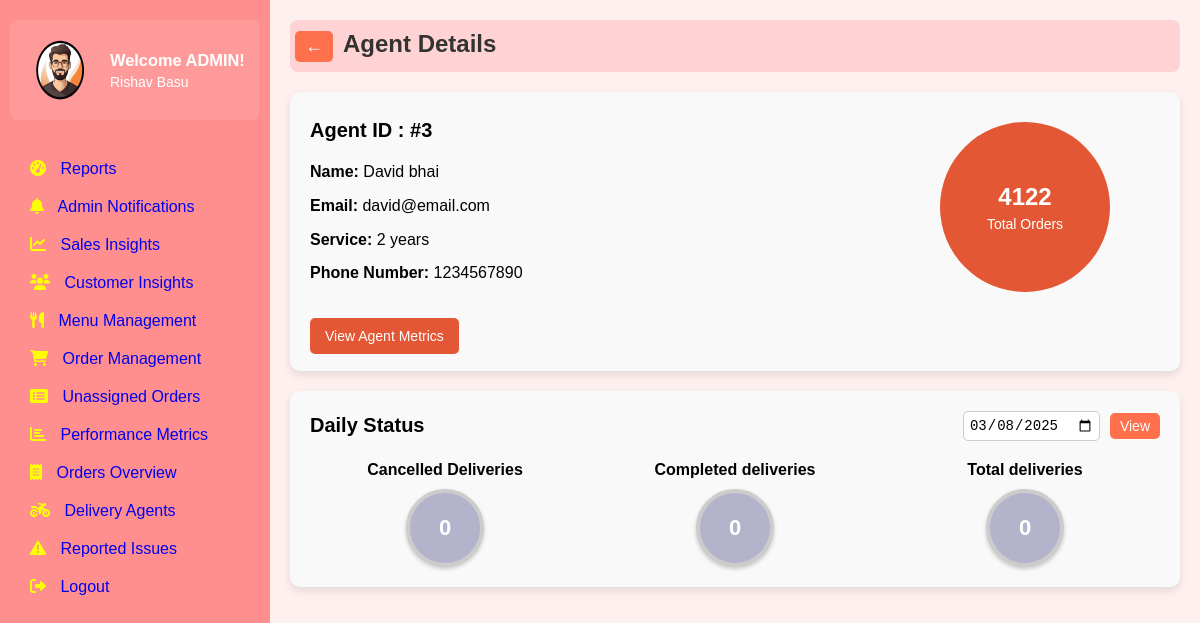
The page /staff/3 (signed in) on the database its author committed.
### tables this page shows
CREATE TABLE users (
        user_id INTEGER PRIMARY KEY AUTOINCREMENT,
        email TEXT UNIQUE NOT NULL,
        password_hash TEXT NOT NULL,
        full_name TEXT,
        phone_number TEXT,
        created_at TIMESTAMP DEFAULT CURRENT_TIMESTAMP,
        updated_at TIMESTAMP DEFAULT CURRENT_TIMESTAMP,
        last_login TIMESTAMP,
        is_active BOOLEAN DEFAULT TRUE,
        is_admin INTEGER DEFAULT 0,
        is_delivery_boy INTEGER DEFAULT 0,
        role_id INTEGER,
        FOREIGN KEY(role_id) REFERENCES roles(role_id)
    );

CREATE TABLE Delivery_agents (
        id INTEGER PRIMARY KEY,
        name TEXT NOT NULL,
        status TEXT NOT NULL,
        FOREIGN KEY (id) REFERENCES Users(user_id),
        FOREIGN KEY (name) REFERENCES Users(full_name)
    );

### app.py (the view)
@app.route('/staff/<agent_id>')
def staff_details(agent_id):
    if not is_admin():
        flash('Access denied. Admins only.', 'error')
        return redirect(url_for('signin'))
    conn = get_db_connection()
    staff = conn.execute('''SELECT da.*, u.email, u.phone_number, u.created_at, da.name as full_name, u.user_id
        FROM Delivery_agents da
        JOIN Users u ON da.id = u.user_id
        WHERE da.id = ?''', (agent_id,)).fetchone()
    if not staff:
        conn.close()
        return "Staff member not found", 404
    created_date = datetime.strptime(staff['created_at'], '%Y-%m-%d %H:%M:%S')
    years_of_service = relativedelta(datetime.now(), created_date).years
    total_orders = conn.execute('''SELECT COUNT(*) as count FROM Delivery WHERE Delivery_Agent_ID = ?
    ''', (agent_id,)).fetchone()['count']
    selected_date = request.args.get('date', date.today().isoformat())
    metrics = conn.execute('''SELECT
            COUNT(CASE WHEN Status = 'Cancelled' THEN 1 END) as cancelled_deliveries,
            COUNT(CASE WHEN Status IN ('Delivered on time', 'Delivered delayed') THEN 1 END) as completed_deliveries,
            COUNT(*) as total_deliveries
        FROM Delivery
        WHERE Delivery_Agent_ID = ?
        AND DATE(Pickup_time) = DATE(?)
    ''', (agent_id, selected_date)).fetchone()
    staff_dict = dict(staff)
    metrics_dict = dict(metrics)
    conn.close()
    return render_template('staff_details.html',user=staff_dict,years_of_service=years_of_service,total_orders=total_orders,
                         metrics=metrics_dict,selected_date=selected_date)

### app.py (called while the page is built)
def is_admin():
    user_email = session.get('user')
    if not user_email:
        print("No user in session")
        return False
    conn = get_db()
    cursor = conn.cursor()
    cursor.execute('SELECT is_admin FROM Users WHERE email = ?', (user_email,))
    user = cursor.fetchone()
    conn.close()
    if user:
        print(f"User {user_email} is {'an admin' if user['is_admin'] == 1 else 'not an admin'}")
    return user and user['is_admin'] == 1

@app.teardown_appcontext
def close_connection(exception):
    db = getattr(g, '_database', None)
    if db is not None:
        db.close()

def get_db():
    conn = sqlite3.connect('existing_database.db')
    conn.row_factory = sqlite3.Row
    return conn

def get_db_connection():
    conn = sqlite3.connect("existing_database.db")
    conn.row_factory = sqlite3.Row
    return conn

### templates/staff_details.html (shortened to what this page needs)
{% extends 'base.html' %}
{% block extra_css %}
<link rel="stylesheet" href="{{ url_for('static', filename='css/staff_details.css') }}">
{% endblock %}
{% block content %}
<div class="header">
    <div class="header-content">
    <button class="back-btn" onclick="window.history.back()">←</button><span class="order-title"><b>Agent Details</b></span>
</div>
</div>
<div class="agent-details">
    <div class="details">
        <div class="title-agent">Agent ID : #{{ user.user_id }}</div>
        <p><strong>Name:</strong> {{ user.full_name }}</p>
        <p><strong>Email:</strong> {{ user.email }}</p>
        <p><strong>Service:</strong> {{ years_of_service }} years</p>
        <p><strong>Phone Number:</strong> {{ user.phone_number }}</p>
        <br>
        <a href="{{url_for('performance_metrics')}}" class="view-metrics">View Agent Metrics</a>
    </div>
    <div class="total-orders" style="margin: 10px 50px;">
        <div>{{ total_orders }}</div>
        <span>Total Orders</span>
    </div>
</div>
<div class="daily-status">
    <div class="status-header">
        <h2>Daily Status</h2>
        <div class="date-picker">
            <input type="date" id="statusDate" value="{{ selected_date }}" class="date-input">
            <button onclick="updateMetrics()" class="view-btn">View</button>
        </div>
    </div>
    <div class="status">
        <div>
            <p>Cancelled Deliveries</p>
            <div class="circle">{{ metrics.cancelled_deliveries }}</div>
        </div>
        <div>
            <p>Completed deliveries</p>
            <div class="circle">{{ metrics.completed_deliveries }}</div>
        </div>
        <div>
            <p>Total deliveries</p>
            <div class="circle">{{ metrics.total_deliveries }}</div>
        </div>
    </div>
</div>
{% endblock %}

### static/css/staff_details.css (style rules this page uses)
.header { border-radius: 8px; margin-bottom: 20px; margin-left: 20px; display: flex; gap:20px; background-color: #FFD3D3; padding: 10px 5px 10px 5px; }
.back-btn { font-size: 18px; padding: 5px 10px; cursor: pointer; background-color: #ff704d; color: white; border: none; border-radius: 5px; }
.order-title { font-size: 24px; color: #333; margin-left: 10px; }
.header-content { justify-content: flex-start !important; }
.agent-details { display: flex; justify-content: space-between; align-items: flex-start; padding: 20px; background-color: #f9f9f9; border-radius: 10px; margin-bottom: 20px; box-shadow: 0 4px 8px rgba(0, 0, 0, 0.1); margin-left: 20px; }
.details { line-height: 1.8; font-size: 16px; flex-grow: 1; }
.details strong { font-weight: bold; }
.details p { margin: 5px 0; }
.title-agent { font-weight: bold; line-height: 1.8; font-size: 20px; margin-bottom: 10px; }
.view-metrics { margin-top: 15px; padding: 10px 15px; background-color: #e35734; color: white; border: none; border-radius: 5px; cursor: pointer; font-size: 14px; text-decoration: none; }
.total-orders { display: flex; flex-direction: column; align-items: center; justify-content: center; background-color: #e35734; padding: 20px; border-radius: 50%; color: white; min-width: 130px; min-height: 130px; text-align: center; margin-left: 20px; }
.total-orders div { font-size: 24px; font-weight: bold; }
.total-orders span { font-size: 14px; margin-top: 5px; }
.daily-status { background-color: #f9f9f9; padding: 20px; border-radius: 10px; box-shadow: 0 4px 8px rgba(0, 0, 0, 0.1); margin-left: 20px; }
.status-header { display: flex; justify-content: space-between; align-items: center; margin-bottom: 20px; }
.daily-status h2 { margin: 0; font-size: 20px; font-weight: bolder; }
.status { display: flex; justify-content: space-between; align-items: flex-start; gap: 20px; }
.status > div { flex: 1; text-align: center; }
.status p { margin-bottom: 10px; font-weight: bold; }
.circle { margin: 0 auto; background-color: #b3b3cc; color: white; font-size: 22px; font-weight: bold; width: 70px; height: 70px; border-radius: 50%; display: flex; align-items: center; justify-content: center; box-shadow: 0 2px 4px rgba(0, 0, 0, 0.2); border: 4px solid #ccc; }
.date-picker { display: flex; align-items: center; gap: 10px; }
.date-picker input[type="date"] { padding: 5px; font-size: 14px; border: 1px solid #ccc; border-radius: 5px; }
.view-btn { padding: 5px 10px; background-color: #ff704d; color: white; border: none; border-radius: 5px; cursor: pointer; font-size: 14px; }

### static/css/base.css (style rules this page uses)
body, h1, p, ul, li { margin: 0; padding: 0; list-style: none; box-sizing: border-box; }
h2 { margin-top: 0; font-size: 24px; }
body { font-family: Arial, sans-serif; background: #ffe6e698; }
.header { display: flex; justify-content: space-between; align-items: center; margin-bottom: 20px; }

### rows shown on the page
users: user_id "3", email "david@email.com", phone_number "1234567890"
Delivery_agents: full_name "David bhai"

### other values the page prints
{{ years_of_service }} "2"
{{ total_orders }} "4122"
{{ metrics.cancelled_deliveries }} "0"
{{ metrics.completed_deliveries }} "0"
{{ metrics.total_deliveries }} "0"
